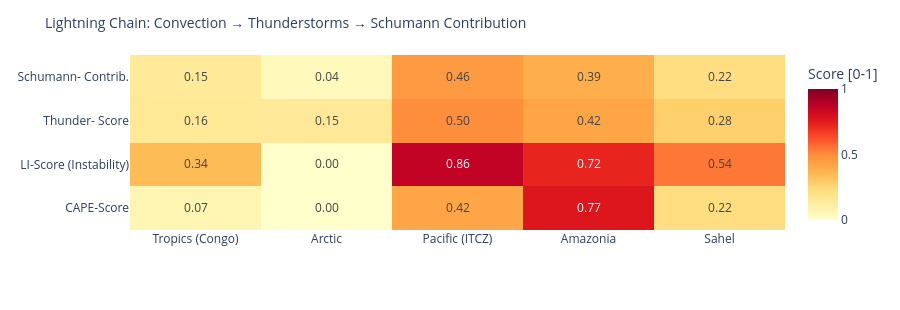

The notebook cell this image was saved under:
### Code cell
# ============================================================
# LIGHTNING CHAIN: Convection → Thunderstorms → Schumann
# Shows the causal chain per measurement point as heatmap
# ============================================================

def cape_score(v):
    """CAPE → normalized score [0,1]"""
    if v is None or pd.isna(v): return 0.0
    return min(1.0, float(v) / 3000)

def li_score(v):
    """Lifted Index: negative = unstable → score [0,1]"""
    if v is None or pd.isna(v): return 0.3
    return min(1.0, max(0.0, (-float(v) + 6) / 12))

def cloud_score(v):
    if v is None or pd.isna(v): return 0.3
    return float(v) / 100

def thunder_score(row):
    """Kombinierter Gewitterwahrscheinlichkeits-Score
    CAPE + LI + Bedeckung + WMO-Gewitter + konvektiver Niederschlag (showers)
    Hinweis: X-Ray und Kp sind kein Bestandteil – nur geomagn./solarer Kontext.
    """
    cs = cape_score(row.get('cape'))
    ls = li_score(row.get('li'))
    cl = cloud_score(row.get('cloud'))
    t  = 1.0 if row.get('thunderstorm') else 0.0
    # Convective precipitation (showers) as additional indicator
    sh = min(1.0, (row.get('showers') or 0) / 5.0)
    return round(cs * 0.30 + ls * 0.25 + cl * 0.15 + t * 0.20 + sh * 0.10, 3)

def schumann_contribution(t_score, lat):
    """Schumann contribution: higher in tropics (±30°), scaled by thunderstorm score"""
    lat_weight = max(0.3, 1.0 - abs(lat) / 60)
    return round(t_score * lat_weight, 3)

df_atm['cape_score']   = df_atm.apply(lambda r: cape_score(r['cape']), axis=1)
df_atm['li_score']     = df_atm.apply(lambda r: li_score(r['li']),    axis=1)
df_atm['thunder_score']= df_atm.apply(lambda r: thunder_score(r.to_dict()), axis=1)
df_atm['schumann_contribution'] = df_atm.apply(
    lambda r: schumann_contribution(r['thunder_score'], r['lat']), axis=1)

metrics = ['cape_score', 'li_score', 'thunder_score', 'schumann_contribution']
labels  = ['CAPE-Score', 'LI-Score\n(Instability)', 'Thunder-\nScore', 'Schumann-\nContrib.']
z_data  = [df_atm[m].tolist() for m in metrics]

fig = go.Figure(go.Heatmap(
    z=z_data,
    x=df_atm['point'].tolist(),
    y=labels,
    colorscale='YlOrRd',
    zmin=0, zmax=1,
    text=[[f'{v:.2f}' for v in row] for row in z_data],
    texttemplate='%{text}', textfont=dict(size=12),
    colorbar=dict(title='Score [0-1]')
))
fig.update_layout(
    title=dict(text='Lightning Chain: Convection → Thunderstorms → Schumann Contribution', font=dict(size=14)),
    height=310,
    plot_bgcolor='rgba(0,0,0,0)', paper_bgcolor='rgba(0,0,0,0)',
    margin=dict(l=130, r=80, t=55, b=80)
)
fig.show()

### Figure 1 — Plotly figure (JSON) as saved in the notebook; plotly's stock layout.template omitted (floating-point values rounded to 4 significant figures)
{"data": [{"colorbar": {"title": {"text": "Score [0-1]"}}, "colorscale": [[0.0, "rgb(255,255,204)"], [0.125, "rgb(255,237,160)"], [0.25, "rgb(254,217,118)"], [0.375, "rgb(254,178,76)"], [0.5, "rgb(253,141,60)"], [0.625, "rgb(252,78,42)"], [0.75, "rgb(227,26,28)"], [0.875, "rgb(189,0,38)"], [1.0, "rgb(128,0,38)"]], "text": [["0.07", "0.00", "0.42", "0.77", "0.22"], ["0.34", "0.00", "0.86", "0.72", "0.54"], ["0.16", "0.15", "0.50", "0.42", "0.28"], ["0.15", "0.04", "0.46", "0.39", "0.22"]], "textfont": {"size": 12}, "texttemplate": "%{text}", "type": "heatmap", "x": ["Tropics (Congo)", "Arctic", "Pacific (ITCZ)", "Amazonia", "Sahel"], "y": ["CAPE-Score", "LI-Score\n(Instability)", "Thunder-\nScore", "Schumann-\nContrib."], "z": [[0.07, 0.0, 0.4167, 0.77, 0.22], [0.3417, 0.0, 0.8583, 0.725, 0.5417], [0.156, 0.15, 0.498, 0.42, 0.279], [0.146, 0.045, 0.456, 0.385, 0.219]], "zmax": 1, "zmin": 0}], "layout": {"height": 310, "margin": {"b": 80, "l": 130, "r": 80, "t": 55}, "paper_bgcolor": "rgba(0,0,0,0)", "plot_bgcolor": "rgba(0,0,0,0)", "title": {"font": {"size": 14}, "text": "Lightning Chain: Convection → Thunderstorms → Schumann Contribution"}}}
